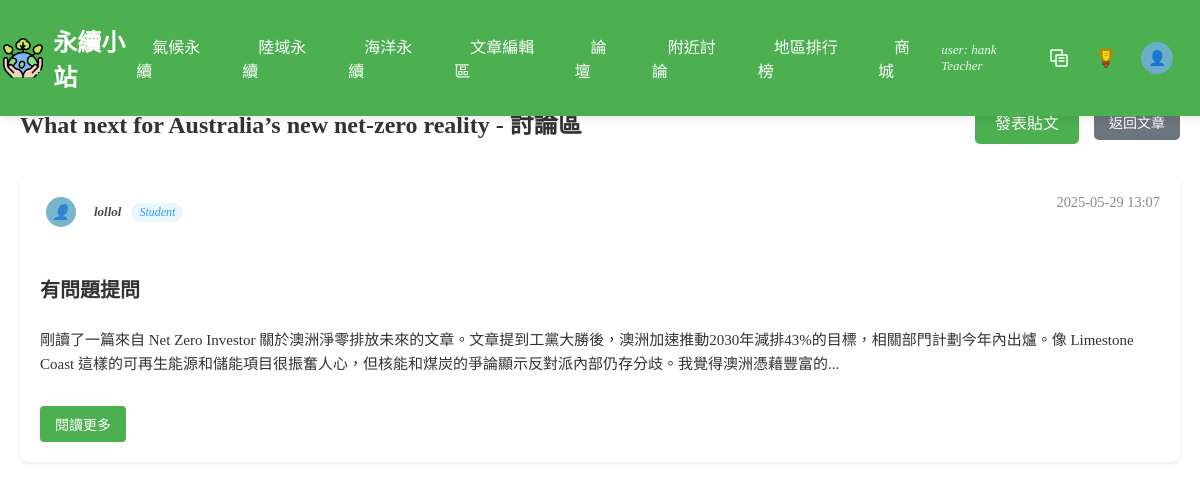
The app's page /php/luntan.php?article_id=28 (signed in) with its own data.
### tables this page shows
CREATE TABLE `article` (
  `ArticleID` int(11) NOT NULL COMMENT '文章編號 (PK)',
  `Title` varchar(100) NOT NULL COMMENT '標題',
  `Category` varchar(50) NOT NULL COMMENT '分類',
  `ImageURL` varchar(255) DEFAULT NULL COMMENT '圖片網址',
  `Description` text DEFAULT NULL COMMENT '簡介',
  `ArticleURL` varchar(255) NOT NULL COMMENT '文章網址',
  `UserID` int(11) NOT NULL,
  `Content` longtext DEFAULT NULL COMMENT '文章內容',
  `created_at` timestamp NOT NULL DEFAULT current_timestamp(),
  `teacher_summary` longtext DEFAULT NULL COMMENT '老師重點整理'
);

CREATE TABLE `communitypost` (
  `PostID` int(11) NOT NULL COMMENT '貼文編號 (PK)',
  `Content` text NOT NULL COMMENT '貼文內容',
  `ImageURL` varchar(255) DEFAULT NULL COMMENT '圖片網址',
  `PostDate` datetime DEFAULT current_timestamp() COMMENT '發文日期',
  `Title` varchar(50) DEFAULT NULL COMMENT '標題',
  `UserID` int(11) NOT NULL COMMENT 'FK to User',
  `ArticleID` int(11) DEFAULT NULL COMMENT '關聯的文章ID'
);

CREATE TABLE `user` (
  `UserID` int(11) NOT NULL COMMENT '使用者編號 (PK)',
  `Username` varchar(50) DEFAULT NULL COMMENT '使用者名稱',
  `Email` varchar(100) NOT NULL COMMENT '電子郵件',
  `Password` varchar(255) NOT NULL COMMENT '密碼 (加密儲存)',
  `JoinDate` datetime DEFAULT current_timestamp() COMMENT '註冊時間',
  `Status` enum('Student','Teacher','Admin') NOT NULL DEFAULT 'Student' COMMENT '使用者身份',
  `Region` varchar(20) DEFAULT NULL COMMENT '地區/縣市（用於地區排行榜）',
  `reset_token` varchar(255) DEFAULT NULL,
  `token_expire` datetime DEFAULT NULL,
  `AvatarURL` varchar(255) DEFAULT NULL,
  `BackgroundURL` varchar(255) DEFAULT NULL
);

### php/luntan.php (the view, shortened to what this page needs)
<?php
include 'db_connect.php';
$article_id = null;
$posts = [];
$error_message = '';
$article_title = '論壇';
if (isset($_GET['article_id'])) {
    $article_id = (int)$_GET['article_id'];
    $stmt_article = $conn->prepare("SELECT Title FROM article WHERE ArticleID = ?");
    if ($stmt_article) {
        $stmt_article->bind_param("i", $article_id);
        $stmt_article->execute();
        $result_article = $stmt_article->get_result();
        if ($row_article = $result_article->fetch_assoc()) {
            $article_title = htmlspecialchars($row_article['Title']) . " - 討論區";
        }
    } else {
    }
    $stmt = $conn->prepare("SELECT cp.*, u.Username, u.Status, u.AvatarURL FROM communitypost cp JOIN user u ON cp.UserID = u.UserID WHERE cp.ArticleID = ? ORDER BY cp.PostDate DESC");
    if ($stmt) {
        $stmt->bind_param("i", $article_id);
        $stmt->execute();
        $result = $stmt->get_result();
        while ($row = $result->fetch_assoc()) {
            $posts[] = $row;
        }
    } else {
        $error_message = "無法讀取貼文，請稍後再試。錯誤：" . $conn->error;
    }
} else {
    $error_message = "錯誤：缺少文章 ID。";
}
?>
<!DOCTYPE html>
<html lang="zh-TW">
<head>
    <link rel="stylesheet" href="../css/luntan.css">
    <link rel="stylesheet" href="../css/nav3.css">
    <link rel="stylesheet" href="https://cdnjs.cloudflare.com/ajax/libs/font-awesome/5.15.4/css/all.min.css">
</head>
<body>
    <?php include 'nav.php';  ?>
    <div class="forum-container">
        <div class="forum-header">
            <h2><?php echo $article_title; ?></h2>
            <div class="forum-actions">
                <?php if ($article_id): ?>
                <a href="post.php?article_id=<?php echo htmlspecialchars($article_id); ?>" class="new-post-btn">發表貼文</a>
                <?php endif; ?>
                 <a href="article.php?id=<?php echo htmlspecialchars($article_id ?? ''); ?>" class="back-to-article">返回文章</a>
            </div>
        </div>
        <div class="posts-container">
            <?php if (empty($posts) && empty($error_message)): ?>
                <div class="no-posts">
                    <p>目前還沒有貼文，快來發表第一篇吧！</p>
                </div>
            <?php else: ?>
                <?php foreach ($posts as $post): ?>
                    <div class="post-card">
                        <div class="post-header">
                            <div class="user-info">
                                <?php if (!empty($post['AvatarURL'])): ?>
                                    <img src="../<?php echo htmlspecialchars($post['AvatarURL']); ?>" alt="用戶頭像" class="user-avatar" style="width: 30px; height: 30px; border-radius: 50%; margin-right: 8px;">
                                <?php else: ?>
                                    <div class="default-avatar" style="width: 30px; height: 30px; border-radius: 50%; background: #6aafc7; display: flex; align-items: center; justify-content: center; margin-right: 8px; overflow: hidden;">
                                        <span style="font-size: 0.9rem; color: white;">👤</span>
                                    </div>
                                <?php endif; ?>
                                <span class="username"><?php echo htmlspecialchars($post['Username']); ?></span>
                                <?php if (!empty($post['Status'])): ?>
                                    <span class="user-status" style="background-color: #e6f7ff; color: #1890ff; padding: 2px 8px; border-radius: 12px; font-size: 12px;"><?php echo htmlspecialchars($post['Status']); ?></span>
                                <?php endif; ?>
                            </div>
                            <span class="post-date"><?php echo date('Y-m-d H:i', strtotime($post['PostDate'])); ?></span>
                        </div>
                        <h3 class="post-title"><a href="discuss.php?post_id=<?php echo $post['PostID']; ?>"><?php echo htmlspecialchars($post['Title']); ?></a></h3>
                        <div class="post-content">
                            <?php
                                $content_preview = mb_substr(strip_tags($post['Content']), 0, 150, 'UTF-8');
                                if (mb_strlen(strip_tags($post['Content']), 'UTF-8') > 150) {
                                    $content_preview .= '...';
                                }
                                echo nl2br(htmlspecialchars($content_preview));
                            ?>
                        </div>
                         <a href="discuss.php?post_id=<?php echo $post['PostID']; ?>" class="read-more-btn">閱讀更多</a>
                    </div>
                <?php endforeach; ?>
            <?php endif; ?>
        </div>
    </div>
</body>
</html>

### css/luntan.css (style rules this page uses)
:root { --primary-color: #4CAF50; --primary-hover: #45a049; --text-dark: #333; --text-muted: #666; --text-light: #888; --bg-light: #f8f9fa; --error-bg: #f8d7da; --error-text: #721c24; --shadow: 0 2px 4px rgba(0, 0, 0, 0.1); }
.forum-container { max-width: 1200px; margin: 80px auto 20px; padding: 20px; }
.forum-header { display: flex; justify-content: space-between; align-items: center; margin-bottom: 30px; }
.forum-header h2 { font-size: 24px; color: var(--text-dark); margin: 0; }
.back-to-article { display: inline-block; padding: 8px 15px; background-color: #6c757d; color: white; text-decoration: none; border-radius: 5px; font-size: 14px; transition: background-color 0.3s; }
.forum-actions { display: flex; gap: 15px; align-items: center; }
.new-post-btn { background: var(--primary-color); color: white; padding: 10px 20px; border-radius: 5px; text-decoration: none; transition: background-color 0.3s, transform 0.2s; }
.posts-container { display: flex; flex-direction: column; gap: 20px; }
.post-card { background: white; border-radius: 8px; box-shadow: var(--shadow); padding: 20px; transition: transform 0.2s, box-shadow 0.2s; display: flex; flex-direction: column; gap: 15px; }
.post-header { display: flex; justify-content: space-between; align-items: flex-start; margin-bottom: 10px; }
.user-info { display: flex; align-items: center; gap: 10px; }
.username { font-weight: bold; color: var(--text-dark); }
.user-status { background: #e9ecef; padding: 3px 8px; border-radius: 12px; font-size: 0.9em; color: var(--text-muted); }
.post-date { color: var(--text-light); font-size: 0.9em; }
.post-title { margin-bottom: 10px; }
.post-title a { color: var(--text-dark); text-decoration: none; font-size: 20px; font-weight: bold; }
.post-content { color: var(--text-dark); line-height: 1.6; margin-bottom: 15px; font-size: 15px; }
.read-more-btn { display: inline-block; padding: 8px 15px; background-color: var(--primary-color); color: white; text-decoration: none; border-radius: 4px; font-size: 14px; transition: background-color 0.3s; align-self: flex-start; }

### css/nav3.css (style rules this page uses)
body, html { margin: 0; padding: 0; height: 100%; }

### php/nav.php (style rules this page uses)
.user-info { font-size: 13px; margin-right: 8px; color: #ffffff; font-style: italic; opacity: 0.9; padding: 3px 6px; }
.default-avatar { width: 32px; height: 32px; border-radius: 50%; background: #6aafc7; display: flex; align-items: center; justify-content: center; overflow: hidden; }

### records on screen
article: Title "What next for Australia’s new net-zero reality - 討論區"
communitypost: UserID.Username "lollol", UserID.Status "Student", PostDate "2025-05-29 13:07", Title "有問題提問", Content "剛讀了一篇來自 Net Zero Investor 關於澳洲淨零排放未來的文章。文章提到工黨大勝後，澳洲加速推動2030年減排43%的目標，相關部門計劃今年內出爐。像 Limestone Coast 這樣的可再生能源和儲能項目很振奮人心，但核能和煤炭的爭論顯示反對派內部仍存分歧。我覺得澳洲憑藉豐富的..."

### other values on screen
$_SESSION['username'] "hank"
$_SESSION['role'] "Teacher"
